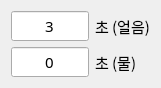
   <widget class="QWidget" name="layoutWidget">
    <property name="geometry">
     <rect>
      <x>330</x>
      <y>370</y>
      <width>161</width>
      <height>62</height>
     </rect>
    </property>
    <layout class="QGridLayout" name="gridLayout_6">
     <item row="0" column="0">
      <widget class="QLineEdit" name="LE_ICE_TEST_ICE_OUT_TIME_2">
       <property name="font">
        <font>
         <family>함초롬돋움</family>
         <pointsize>11</pointsize>
         <weight>50</weight>
         <italic>false</italic>
         <bold>false</bold>
        </font>
       </property>
       <property name="text">
        <string>3</string>
       </property>
       <property name="alignment">
        <set>Qt::AlignCenter</set>
       </property>
      </widget>
     </item>
     <item row="0" column="1">
      <widget class="QLabel" name="label_62">
       <property name="font">
        <font>
         <family>함초롬돋움</family>
         <pointsize>11</pointsize>
         <weight>50</weight>
         <italic>false</italic>
         <bold>false</bold>
        </font>
       </property>
       <property name="text">
        <string>초 (얼음)</string>
       </property>
      </widget>
     </item>
     <item row="1" column="0">
      <widget class="QLineEdit" name="LE_ICE_TEST_WATER_OUT_TIME_2">
       <property name="font">
        <font>
         <family>함초롬돋움</family>
         <pointsize>11</pointsize>
         <weight>50</weight>
         <italic>false</italic>
         <bold>false</bold>
        </font>
       </property>
       <property name="text">
        <string>0</string>
       </property>
       <property name="alignment">
        <set>Qt::AlignCenter</set>
       </property>
      </widget>
     </item>
     <item row="1" column="1">
      <widget class="QLabel" name="label_63">
       <property name="font">
        <font>
         <family>함초롬돋움</family>
         <pointsize>11</pointsize>
         <weight>50</weight>
         <italic>false</italic>
         <bold>false</bold>
        </font>
       </property>
       <property name="text">
        <string>초 (물)</string>
       </property>
      </widget>
     </item>
    </layout>
   </widget>
